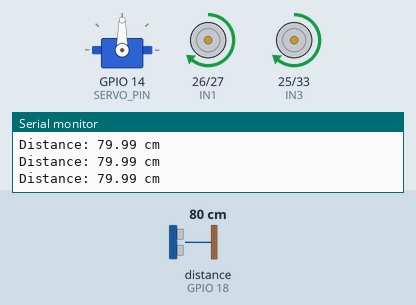
Recording of a sketch running on a simulated ESP32. Shown: servo, motor-driver pin pairs drawn as motors (green arrow = first pin HIGH = forward, orange = second pin HIGH = backward, longer = more drive, scaled by the enable pin), the last lines printed to the serial monitor. Wiring (inferred from the names in the program): ultrasonic range finder: trigger GPIO 5; echo GPIO 18. Inputs (shaded band) come from the test bench; at power-on: distance to the obstacle (sensor on GPIO 18) 80 cm. The echo pulse lasts 58.3 µs per cm.

Above: at 3.2 s.
3.3 s: distance to the obstacle (sensor on GPIO 18) set to 33 cm
4.8 s: distance to the obstacle (sensor on GPIO 18) set to 27 cm
At 7.6 s:
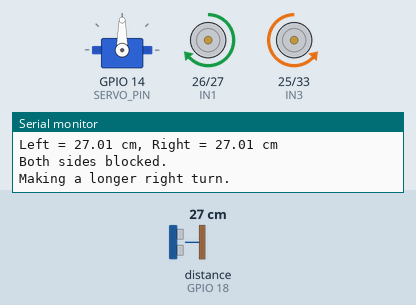
7.8 s: distance to the obstacle (sensor on GPIO 18) set to 35 cm
At 8.0 s:
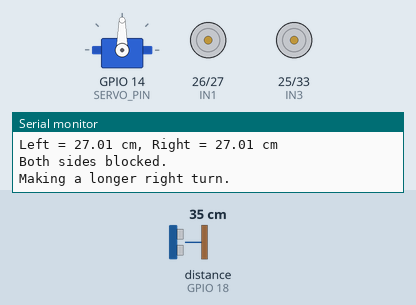
9.6 s: distance to the obstacle (sensor on GPIO 18) set to 2 cm
At 10.65 s:
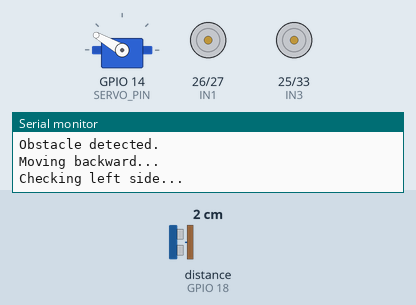
Timing chart, 0 to 13.6 s (numbered marks = the images above; inputs shaded):
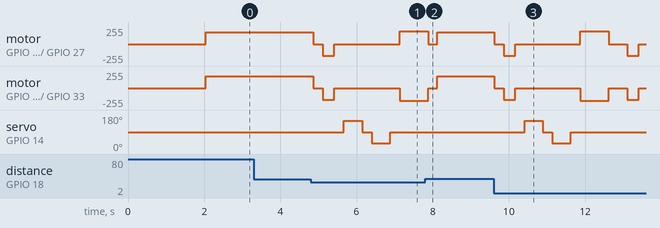

Measured:
- the behaviour switches between 31 and 30 cm on distance to the obstacle (sensor on GPIO 18) (found by bisection; images 0 and 1)
- after the input at 7.8 s, servo on GPIO 14 (SERVO_PIN): stays 90° (without the input it goes to 150° after 1.1 s)

The sketch:

obstacle_avoiding_robot.ino
```cpp
#include <ESP32Servo.h>

// Ultrasonic sensor pins
#define TRIG_PIN 5
#define ECHO_PIN 18

// Servo motor
#define SERVO_PIN 14

// L298N motor driver pins
#define ENA 13
#define IN1 26
#define IN2 27

#define IN3 25
#define IN4 33
#define ENB 32

Servo scannerServo;

// Motor PWM settings
const int PWM_FREQ = 1000;
const int PWM_RESOLUTION = 8;

const int LEFT_CHANNEL = 0;
const int RIGHT_CHANNEL = 1;

// Robot speed settings
int motorSpeed = 180;
int turnSpeed = 190;

// Robot stops and checks when an object is closer than this
const int SAFE_DISTANCE = 30;

// Timing values
const int REVERSE_TIME = 300;
const int TURN_TIME = 500;

// Servo positions
const int CENTER = 90;
const int LEFT = 150;
const int RIGHT = 30;


// --------------------------------------------------
// Function declarations
// --------------------------------------------------

float getDistance();
float getStableDistance();

void moveForward();
void moveBackward();
void stopRobot();

void turnLeft();
void turnRight();

float lookLeft();
float lookRight();

void avoidObstacle();


// --------------------------------------------------
// Setup
// --------------------------------------------------

void setup()
{
  Serial.begin(115200);

  // Ultrasonic sensor
  pinMode(TRIG_PIN, OUTPUT);
  pinMode(ECHO_PIN, INPUT);
  digitalWrite(TRIG_PIN, LOW);

  // Motor direction pins
  pinMode(IN1, OUTPUT);
  pinMode(IN2, OUTPUT);
  pinMode(IN3, OUTPUT);
  pinMode(IN4, OUTPUT);

  // Set up PWM for the two sides of the robot
  ledcSetup(LEFT_CHANNEL, PWM_FREQ, PWM_RESOLUTION);
  ledcSetup(RIGHT_CHANNEL, PWM_FREQ, PWM_RESOLUTION);

  ledcAttachPin(ENA, LEFT_CHANNEL);
  ledcAttachPin(ENB, RIGHT_CHANNEL);

  // Servo setup
  scannerServo.setPeriodHertz(50);
  scannerServo.attach(SERVO_PIN, 500, 2400);
  scannerServo.write(CENTER);

  stopRobot();

  Serial.println();
  Serial.println("Obstacle Avoiding Robot");
  Serial.println("Initializing...");

  delay(1500);

  Serial.println("Robot ready.");
  Serial.println("Starting automatic mode.");

  scannerServo.write(CENTER);
  delay(500);
}


// --------------------------------------------------
// Main loop
// --------------------------------------------------

void loop()
{
  float distance = getStableDistance();

  Serial.print("Distance: ");
  Serial.print(distance);
  Serial.println(" cm");

  if (distance <= SAFE_DISTANCE)
  {
    Serial.println("Obstacle detected.");
    avoidObstacle();
  }
  else
  {
    moveForward();
  }

  delay(50);
}


// --------------------------------------------------
// Read distance from HC-SR04
// --------------------------------------------------

float getDistance()
{
  digitalWrite(TRIG_PIN, LOW);
  delayMicroseconds(2);

  digitalWrite(TRIG_PIN, HIGH);
  delayMicroseconds(10);
  digitalWrite(TRIG_PIN, LOW);

  long duration = pulseIn(ECHO_PIN, HIGH, 30000);

  // If there is no echo, assume there is no nearby obstacle
  if (duration == 0)
  {
    return 400;
  }

  float distance = duration * 0.0343 / 2.0;

  if (distance <= 0 || distance > 400)
  {
    return 400;
  }

  return distance;
}


// Take a few readings to make the distance measurement more stable
float getStableDistance()
{
  const int samples = 3;
  float total = 0;

  for (int i = 0; i < samples; i++)
  {
    total += getDistance();
    delay(10);
  }

  return total / samples;
}


// --------------------------------------------------
// Motor control
// --------------------------------------------------

void moveForward()
{
  // Left side
  digitalWrite(IN1, HIGH);
  digitalWrite(IN2, LOW);

  // Right side
  digitalWrite(IN3, HIGH);
  digitalWrite(IN4, LOW);

  ledcWrite(LEFT_CHANNEL, motorSpeed);
  ledcWrite(RIGHT_CHANNEL, motorSpeed);
}


void moveBackward()
{
  digitalWrite(IN1, LOW);
  digitalWrite(IN2, HIGH);

  digitalWrite(IN3, LOW);
  digitalWrite(IN4, HIGH);

  ledcWrite(LEFT_CHANNEL, motorSpeed);
  ledcWrite(RIGHT_CHANNEL, motorSpeed);
}


void stopRobot()
{
  digitalWrite(IN1, LOW);
  digitalWrite(IN2, LOW);

  digitalWrite(IN3, LOW);
  digitalWrite(IN4, LOW);

  ledcWrite(LEFT_CHANNEL, 0);
  ledcWrite(RIGHT_CHANNEL, 0);
}


void turnLeft()
{
  // Left wheels move backward
  digitalWrite(IN1, LOW);
  digitalWrite(IN2, HIGH);

  // Right wheels move forward
  digitalWrite(IN3, HIGH);
  digitalWrite(IN4, LOW);

  ledcWrite(LEFT_CHANNEL, turnSpeed);
  ledcWrite(RIGHT_CHANNEL, turnSpeed);
}


void turnRight()
{
  // Left wheels move forward
  digitalWrite(IN1, HIGH);
  digitalWrite(IN2, LOW);

  // Right wheels move backward
  digitalWrite(IN3, LOW);
  digitalWrite(IN4, HIGH);

  ledcWrite(LEFT_CHANNEL, turnSpeed);
  ledcWrite(RIGHT_CHANNEL, turnSpeed);
}


// --------------------------------------------------
// Servo scanning
// --------------------------------------------------

float lookLeft()
{
  scannerServo.write(LEFT);
  delay(450);

  float distance = getStableDistance();

  Serial.print("Left: ");
  Serial.print(distance);
  Serial.println(" cm");

  scannerServo.write(CENTER);
  delay(250);

  return distance;
}


float lookRight()
{
  scannerServo.write(RIGHT);
  delay(450);

  float distance = getStableDistance();

  Serial.print("Right: ");
  Serial.print(distance);
  Serial.println(" cm");

  scannerServo.write(CENTER);
  delay(250);

  return distance;
}


// --------------------------------------------------
// Obstacle avoidance
// --------------------------------------------------

void avoidObstacle()
{
  // First stop the robot
  stopRobot();
  delay(250);

  // Move backward a little to create some space
  Serial.println("Moving backward...");
  moveBackward();
  delay(REVERSE_TIME);

  stopRobot();
  delay(250);

  // Check the left side
  Serial.println("Checking left side...");
  float leftDistance = lookLeft();

  // Check the right side
  Serial.println("Checking right side...");
  float rightDistance = lookRight();

  Serial.print("Left = ");
  Serial.print(leftDistance);
  Serial.print(" cm, Right = ");
  Serial.print(rightDistance);
  Serial.println(" cm");

  // Choose the side having more free space
  if (leftDistance > rightDistance &&
      leftDistance > SAFE_DISTANCE)
  {
    Serial.println("Turning left.");

    turnLeft();
    delay(TURN_TIME);
  }
  else if (rightDistance > leftDistance &&
           rightDistance > SAFE_DISTANCE)
  {
    Serial.println("Turning right.");

    turnRight();
    delay(TURN_TIME);
  }
  else
  {
    // If both sides are blocked, make a larger right turn
    Serial.println("Both sides blocked.");
    Serial.println("Making a longer right turn.");

    turnRight();
    delay(TURN_TIME + 250);
  }

  stopRobot();
  delay(150);

  scannerServo.write(CENTER);

  Serial.println("Continuing forward.");
  Serial.println();
}
```
